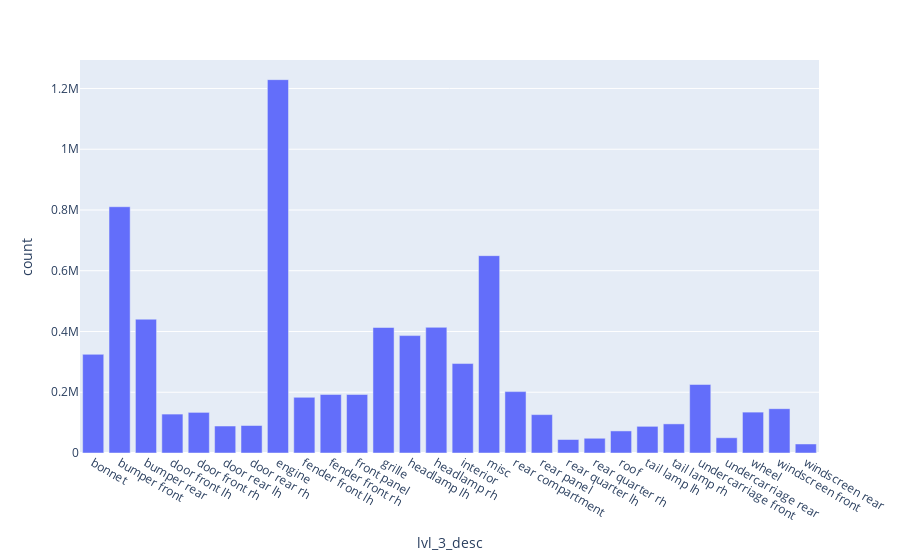

Notebook source saved alongside this figure:
### Code cell
px.bar(lvl3LabelDistribDf, x="lvl_3_desc", y="count")

### Figure 1 — Plotly figure (JSON) as saved in the notebook; plotly's stock layout.template omitted (floating-point values rounded to 4 significant figures)
{"data": [{"alignmentgroup": "True", "hovertemplate": "lvl_3_desc=%{x}<br>count=%{y}<extra></extra>", "legendgroup": "", "marker": {"color": "#636efa", "pattern": {"shape": ""}}, "name": "", "offsetgroup": "", "orientation": "v", "showlegend": false, "textposition": "auto", "type": "bar", "x": ["bonnet", "bumper front", "bumper rear", "door front lh", "door front rh", "door rear lh", "door rear rh", "engine", "fender front lh", "fender front rh", "front panel", "grille", "headlamp lh", "headlamp rh", "interior", "misc", "rear compartment", "rear panel", "rear quarter lh", "rear quarter rh", "roof", "tail lamp lh", "tail lamp rh", "undercarriage front", "undercarriage rear", "wheel", "windscreen front", "windscreen rear"], "xaxis": "x", "y": [324802, 810698, 440404, 128132, 133701, 88811, 90514, 1228988, 183227, 192720, 192671, 413120, 386474, 413672, 294452, 649597, 202047, 126360, 44421, 48529, 72664, 87804, 95808, 225532, 50198, 134582, 145905, 29715], "yaxis": "y"}], "layout": {"barmode": "relative", "legend": {"tracegroupgap": 0}, "margin": {"t": 60}, "xaxis": {"anchor": "y", "domain": [0, 1], "title": {"text": "lvl_3_desc"}}, "yaxis": {"anchor": "x", "domain": [0, 1], "title": {"text": "count"}}}}
